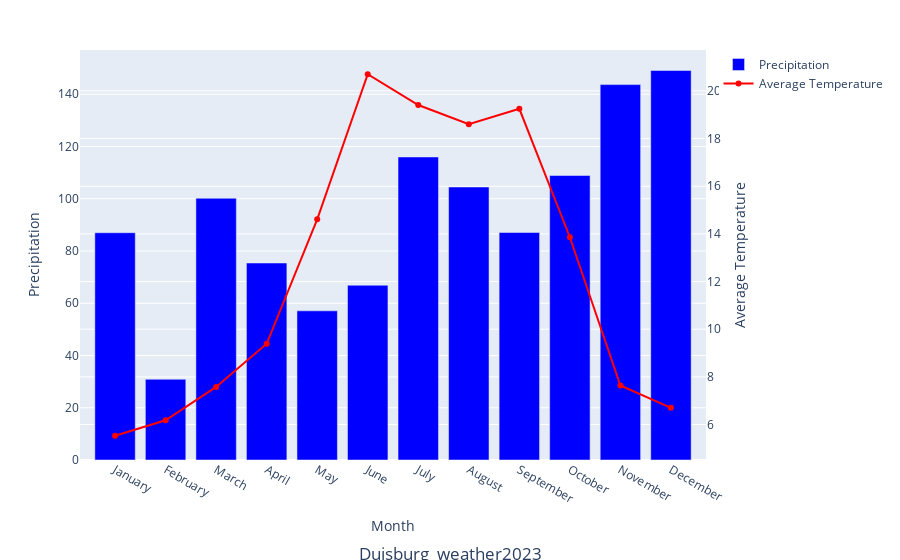

This figure's notebook cell:
### Code cell
fig.update_layout(
    width=600,  # Set the width in pixels. You can adjust the value as needed.
    height=600  # Set the height in pixels, which can also be adjusted as needed
)
# Create graphics objects and add tracks
fig = go.Figure(data = [bar_trace, line_trace], layout = layout)
fig.show()

### Figure 1 — Plotly figure (JSON) as saved in the notebook; plotly's stock layout.template omitted (floating-point values rounded to 4 significant figures)
{"data": [{"hovertemplate": "Month: %{x}<br>Precipitation: %{y}mm<br>", "marker": {"color": "blue"}, "name": "Precipitation", "x": ["January", "February", "March", "April", "May", "June", "July", "August", "September", "October", "November", "December"], "y": [87.0, 30.9, 100.2, 75.4, 57.1, 66.9, 116.0, 104.5, 87.1, 108.9, 143.7, 149.1], "type": "bar"}, {"customdata": [[5.53], [6.18], [7.58], [9.39], [14.61], [20.7], [19.41], [18.6], [19.25], [13.86], [7.64], [6.7]], "hovertemplate": "month: %{x}<br>Temperature: %{customdata[0]}°C", "line": {"color": "red"}, "name": "Average Temperature", "x": ["January", "February", "March", "April", "May", "June", "July", "August", "September", "October", "November", "December"], "y": [5.53, 6.18, 7.58, 9.39, 14.61, 20.7, 19.41, 18.6, 19.25, 13.86, 7.64, 6.7], "yaxis": "y2", "type": "scatter"}], "layout": {"margin": {"b": 100, "t": 50}, "title": {"text": "Duisburg_weather2023", "x": 0.5, "xanchor": "center", "y": 0, "yanchor": "bottom"}, "xaxis": {"title": {"text": "Month"}}, "yaxis": {"title": {"text": "Precipitation"}}, "yaxis2": {"overlaying": "y", "side": "right", "title": {"text": "Average Temperature"}}}}
